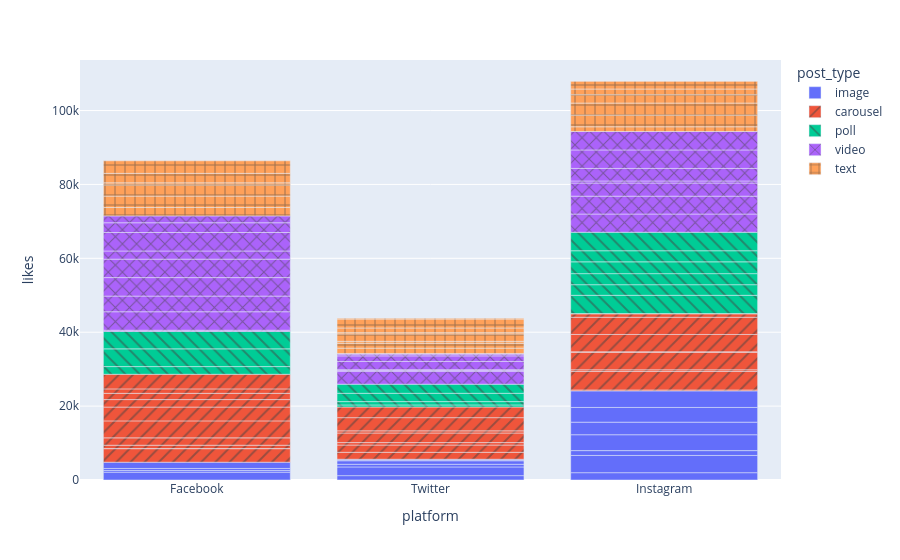

Notebook code cell kept with this figure:
### Code cell
fig = px.bar(df,
            x='platform',
            y='likes',
            color='post_type',
            pattern_shape='post_type',
            hover_data=['shares','comments'],
            barmode='relative')

fig.show()

### Figure 1 — Plotly figure (JSON) as saved in the notebook; plotly's stock layout.template omitted (floating-point values rounded to 4 significant figures)
{"data": [{"customdata": [[628, 474], [187, 90], [906, 30], [18, 154], [79, 86], [731, 153], [183, 202], [852, 201], [298, 169], [327, 113], [825, 360], [230, 190], [127, 163], [326, 314], [284, 89], [290, 207], [25, 357]], "hovertemplate": "post_type=image<br>platform=%{x}<br>likes=%{y}<br>shares=%{customdata[0]}<br>comments=%{customdata[1]}<extra></extra>", "legendgroup": "image", "marker": {"color": "#636efa", "pattern": {"shape": ""}}, "name": "image", "orientation": "v", "showlegend": true, "textposition": "auto", "type": "bar", "x": ["Facebook", "Twitter", "Instagram", "Twitter", "Facebook", "Facebook", "Instagram", "Instagram", "Twitter", "Twitter", "Instagram", "Instagram", "Twitter", "Instagram", "Twitter", "Facebook", "Instagram"], "xaxis": "x", "y": [2121, 1183, 1982, 2348, 455, 548, 4665, 1309, 725, 950, 4297, 3401, 227, 3982, 187, 1694, 4483], "yaxis": "y"}, {"customdata": [[694, 432], [211, 186], [438, 225], [375, 78], [262, 314], [439, 44], [399, 80], [515, 70], [739, 216], [845, 333], [461, 176], [85, 97], [496, 34], [956, 332], [849, 227], [724, 452], [165, 390], [656, 257], [96, 102], [785, 189], [757, 314], [417, 263], [339, 197], [462, 402], [734, 432], [911, 294]], "hovertemplate": "post_type=carousel<br>platform=%{x}<br>likes=%{y}<br>shares=%{customdata[0]}<br>comments=%{customdata[1]}<extra></extra>", "legendgroup": "carousel", "marker": {"color": "#EF553B", "pattern": {"shape": "/"}}, "name": "carousel", "orientation": "v", "showlegend": true, "textposition": "auto", "type": "bar", "x": ["Facebook", "Instagram", "Twitter", "Facebook", "Facebook", "Twitter", "Instagram", "Facebook", "Facebook", "Instagram", "Twitter", "Twitter", "Twitter", "Instagram", "Facebook", "Instagram", "Facebook", "Facebook", "Twitter", "Instagram", "Instagram", "Facebook", "Twitter", "Facebook", "Instagram", "Instagram"], "xaxis": "x", "y": [3660, 256, 1878, 45, 889, 1961, 5000, 1992, 4594, 447, 667, 2586, 592, 4763, 3742, 130, 2026, 1690, 3571, 4678, 4656, 1203, 2884, 3956, 951, 36], "yaxis": "y"}, {"customdata": [[688, 408], [736, 10], [55, 136], [480, 130], [388, 500], [978, 449], [28, 162], [445, 187], [993, 44], [365, 30], [243, 109], [517, 124], [204, 500]], "hovertemplate": "post_type=poll<br>platform=%{x}<br>likes=%{y}<br>shares=%{customdata[0]}<br>comments=%{customdata[1]}<extra></extra>", "legendgroup": "poll", "marker": {"color": "#00cc96", "pattern": {"shape": "\\"}}, "name": "poll", "orientation": "v", "showlegend": true, "textposition": "auto", "type": "bar", "x": ["Instagram", "Instagram", "Twitter", "Twitter", "Facebook", "Facebook", "Twitter", "Twitter", "Facebook", "Instagram", "Instagram", "Instagram", "Instagram"], "xaxis": "x", "y": [4955, 2872, 559, 898, 2083, 4795, 2253, 2463, 4726, 2990, 3195, 3005, 5000], "yaxis": "y"}, {"customdata": [[286, 247], [221, 249], [89, 42], [240, 147], [43, 500], [83, 59], [980, 430], [730, 252], [118, 132], [16, 232], [96, 46], [498, 134], [728, 116], [194, 99], [761, 167], [677, 486], [630, 261], [744, 454], [404, 500], [413, 33], [792, 173], [344, 216], [458, 108]], "hovertemplate": "post_type=video<br>platform=%{x}<br>likes=%{y}<br>shares=%{customdata[0]}<br>comments=%{customdata[1]}<extra></extra>", "legendgroup": "video", "marker": {"color": "#ab63fa", "pattern": {"shape": "x"}}, "name": "video", "orientation": "v", "showlegend": true, "textposition": "auto", "type": "bar", "x": ["Twitter", "Facebook", "Twitter", "Twitter", "Facebook", "Facebook", "Facebook", "Instagram", "Twitter", "Facebook", "Twitter", "Instagram", "Facebook", "Twitter", "Instagram", "Instagram", "Instagram", "Instagram", "Facebook", "Facebook", "Instagram", "Facebook", "Twitter"], "xaxis": "x", "y": [3499, 317, 304, 119, 5000, 4245, 5000, 4929, 2236, 5000, 1498, 4846, 2204, 344, 3544, 560, 3398, 5000, 5000, 2642, 5000, 1857, 314], "yaxis": "y"}, {"customdata": [[216, 45], [52, 44], [123, 144], [338, 123], [183, 122], [348, 109], [137, 162], [177, 50], [427, 380], [127, 206], [251, 73], [318, 39], [965, 86], [761, 11], [114, 81], [312, 320], [304, 368], [62, 50], [454, 70], [67, 244], [38, 179]], "hovertemplate": "post_type=text<br>platform=%{x}<br>likes=%{y}<br>shares=%{customdata[0]}<br>comments=%{customdata[1]}<extra></extra>", "legendgroup": "text", "marker": {"color": "#FFA15A", "pattern": {"shape": "+"}}, "name": "text", "orientation": "v", "showlegend": true, "textposition": "auto", "type": "bar", "x": ["Instagram", "Twitter", "Twitter", "Twitter", "Twitter", "Twitter", "Instagram", "Instagram", "Instagram", "Instagram", "Twitter", "Facebook", "Facebook", "Facebook", "Instagram", "Facebook", "Facebook", "Twitter", "Instagram", "Facebook", "Twitter"], "xaxis": "x", "y": [1274, 1446, 1333, 512, 2013, 332, 3161, 3259, 2251, 1551, 1268, 2265, 3094, 3026, 2153, 553, 2566, 2416, 15, 3404, 229], "yaxis": "y"}], "layout": {"barmode": "relative", "legend": {"title": {"text": "post_type"}, "tracegroupgap": 0}, "margin": {"t": 60}, "xaxis": {"anchor": "y", "domain": [0, 1], "title": {"text": "platform"}}, "yaxis": {"anchor": "x", "domain": [0, 1], "title": {"text": "likes"}}}}
